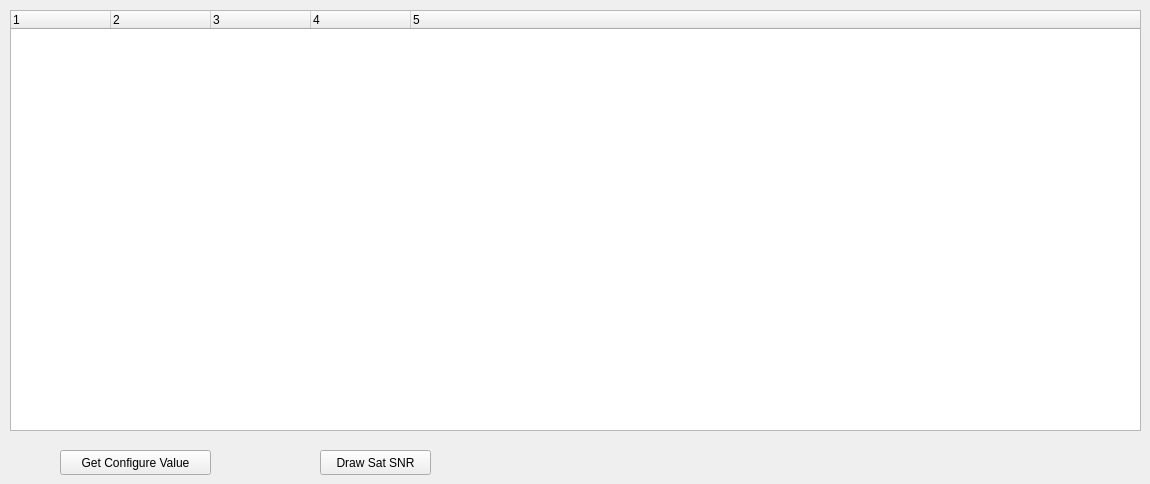
    <widget class="QWidget" name="tab">
     <attribute name="title">
      <string>쪽</string>
     </attribute>
     <widget class="QPushButton" name="pushButtonGetDeviceConfigureValue">
      <property name="geometry">
       <rect>
        <x>60</x>
        <y>450</y>
        <width>151</width>
        <height>25</height>
       </rect>
      </property>
      <property name="text">
       <string>Get Configure Value</string>
      </property>
     </widget>
     <widget class="QTreeWidget" name="treeWidgetDeviceConfigureList">
      <property name="geometry">
       <rect>
        <x>10</x>
        <y>10</y>
        <width>1131</width>
        <height>421</height>
       </rect>
      </property>
      <property name="verticalScrollBarPolicy">
       <enum>Qt::ScrollBarAsNeeded</enum>
      </property>
      <property name="horizontalScrollBarPolicy">
       <enum>Qt::ScrollBarAsNeeded</enum>
      </property>
      <property name="columnCount">
       <number>5</number>
      </property>
      <column>
       <property name="text">
        <string notr="true">1</string>
       </property>
      </column>
      <column>
       <property name="text">
        <string notr="true">2</string>
       </property>
      </column>
      <column>
       <property name="text">
        <string notr="true">3</string>
       </property>
      </column>
      <column>
       <property name="text">
        <string notr="true">4</string>
       </property>
      </column>
      <column>
       <property name="text">
        <string notr="true">5</string>
       </property>
      </column>
     </widget>
     <widget class="QPushButton" name="pushButtonDrawSatSNR">
      <property name="geometry">
       <rect>
        <x>320</x>
        <y>450</y>
        <width>111</width>
        <height>25</height>
       </rect>
      </property>
      <property name="text">
       <string>Draw Sat SNR</string>
      </property>
     </widget>
    </widget>
